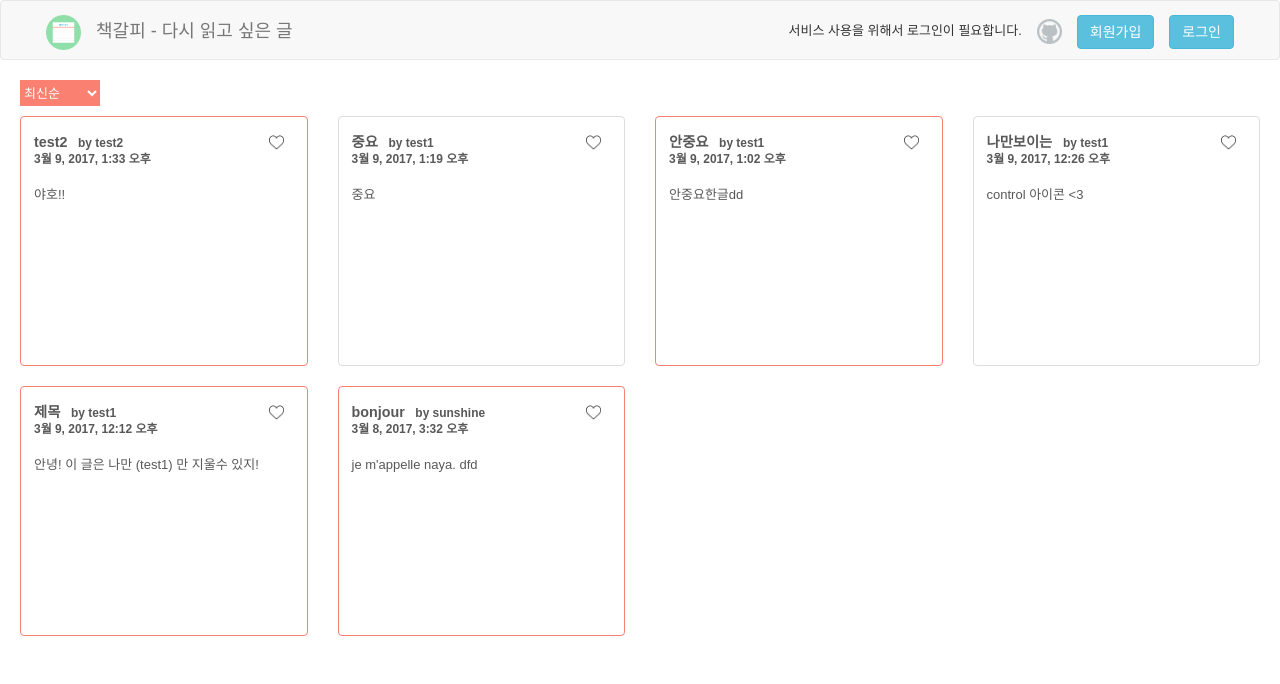
The app's page /, older data.
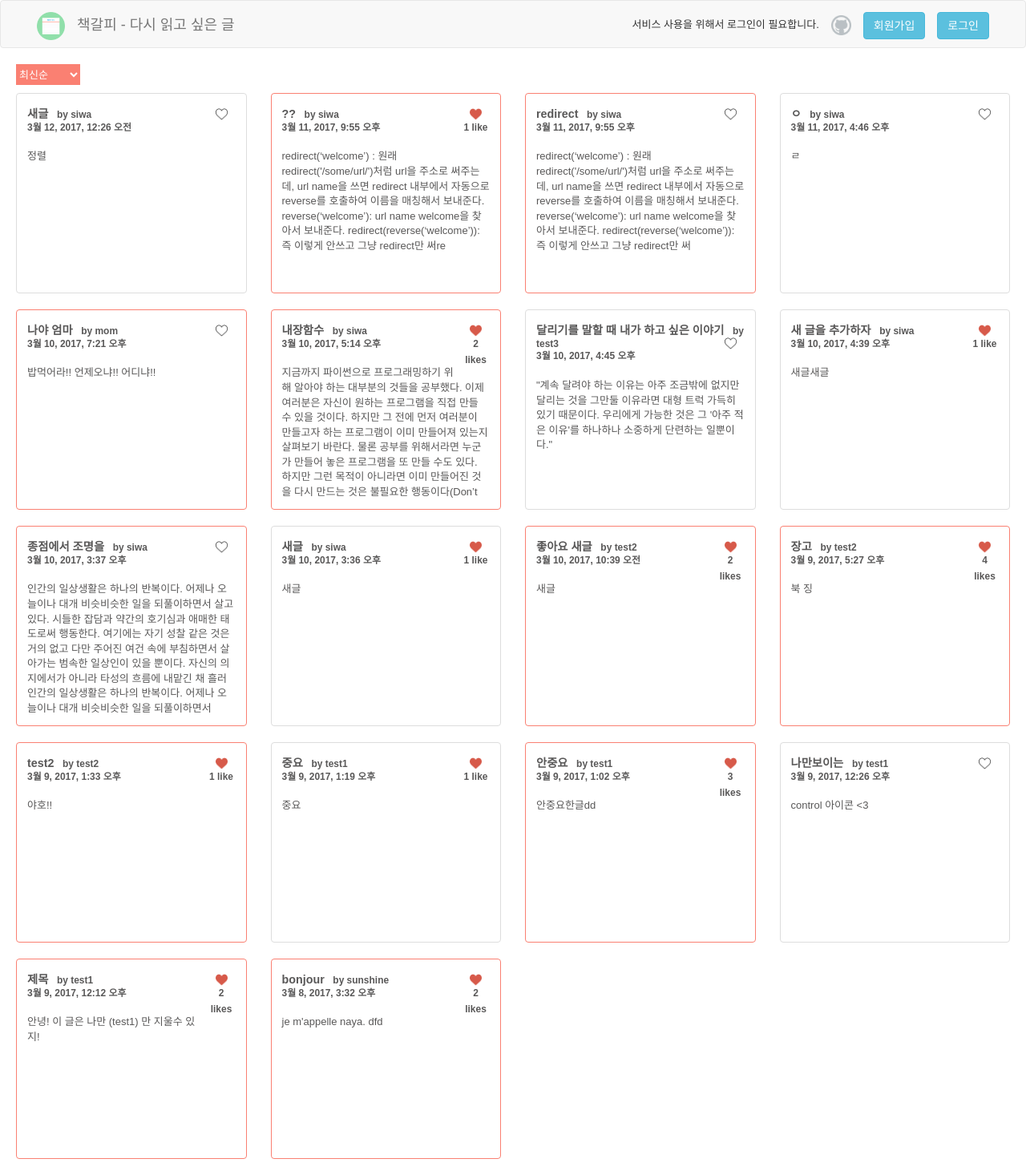
The same page, newer data.
### memo_app/models.py (models this page shows, shortened)
class Memos(models.Model):
    name_id = models.ForeignKey(User, on_delete = models.CASCADE)
    title = models.CharField(max_length = 50, db_column='제목')
    text = models.TextField(max_length = 230, db_column='내용', help_text='메모 내용은 230자 이내로 입력 가능합니다.')
    update_date = models.DateTimeField()
    priority = models.BooleanField(db_column='중요')
    likes = models.ManyToManyField(User, related_name='likes')
    @property
    def total_likes(self):
        return self.likes.count()

### memo_app/views.py (the view)
# urls.py: url(r'^$', views.index, name='index'),
def index(request):
    sort = request.GET.get('sort','')
    if sort == 'likes':
        memos = Memos.objects.annotate(like_count=Count('likes')).order_by('-like_count', '-update_date')
        return render(request, 'memo_app/index.html', {'memos' : memos})
    elif sort == 'mypost':
        user = request.user
        memos = Memos.objects.filter(name_id = user).order_by('-update_date') #복수를 가져올수 있음
        return render(request, 'memo_app/index.html', {'memos' : memos})
    else:
        memos = Memos.objects.order_by('-update_date')
        return render(request, 'memo_app/index.html', {'memos' : memos})

### memo_app/templates/memo_app/index.html (shortened to what this page needs)
{% extends 'memo_app/base.html' %}
{% block header %}
{% load staticfiles %}
  {% if user.is_authenticated %}
  <div class="new">
    <a href="{% url 'logout' %}">
      <button type="button" class="btn btn-info navbar-btn">로그아웃</button>
    </a>
  </div>
  <div class="new">
    <a href="{% url 'new_memo' %}">
      <button type="button" class="btn btn-info navbar-btn">새글</button>
    </a>
  </div>
  {% else %}
  <div class="new">
    <a href="{% url 'login' %}">
      <button type="button" class="btn btn-info navbar-btn">로그인</button>
    </a>
  </div>
  <div class="new">
    <a href="{% url 'join' %}">
      <button type="button" class="btn btn-info navbar-btn">회원가입</button>
    </a>
  </div>
  {% endif %}
  <div class="new">
    <a href="https://github.com/wayhome25" class="git_wrap">
      <img class="git" alt="logo" src="{% static 'image/github.png'%}">
    </a>
  </div>
  <div class="new">
  {% if user.is_authenticated %}
      <p class="guide"> <span id="user_name">{{ user.username }}</span> 님 반갑습니다!</p>
  {% else %}
      <p class="guide">서비스 사용을 위해서 로그인이 필요합니다.</p>
  {% endif %}
  </div>
{% endblock header %}
{% block container%}
  <div class="container">
    <select id="sort-select" onchange="location = this.value;">
     <option class="sort-date" value="/">최신순</option>
    </select>
    <div class="row">
      {% for memo in memos %}
      <div class="col-xs-6 col-sm-4 col-md-3">
        {% if memo.priority == True %}
        <div class="thumbnail priority">
          <div class="caption">
            <h2>{{memo.title}}
              <span class="like_button">
                {% if memo.total_likes == 0 %}
                <a class="like" id="{{ memo.id }}"><img id = "like-img{{ memo.id }}" src="{% static 'image/like_before.png' %}" alt="클릭시 좋아요"></a>
                {% elif memo.total_likes == 1%}
                <a class="like" id="{{ memo.id }}"><img id = "like-img{{ memo.id }}" src="{% static 'image/like_after.png' %}" alt="클릭시 좋아요 취소"></a>
                <span class= "like_count" id="count{{ memo.id }}">{{ memo.total_likes}} like</span>
                {% else %}
                <a class="like" id="{{ memo.id }}"><img id = "like-img{{ memo.id }}" src="{% static 'image/like_after.png' %}" alt="클릭시 좋아요 취소"></a>
                <span class= "like_count" id="count{{ memo.id }}">{{ memo.total_likes}} likes</span>
                {% endif %}
              </span>
              <span>&nbsp;&nbsp;by <span class= "writer_name">{{memo.name_id}}</span></span><br><span class="date">{{memo.update_date}}</span>
            </h2>
            <p>{{memo.text}}</p>
          </div>
        </div>
        {% else %}
        <div class="thumbnail">
          <div class="caption">
            <h2>{{memo.title}}
              <span class="like_button">
                {% if memo.total_likes == 0 %}
                <a class="like" id="{{ memo.id }}"><img id = "like-img{{ memo.id }}" src="{% static 'image/like_before.png' %}" alt="클릭시 좋아요"></a>
                {% elif memo.total_likes == 1%}
                <a class="like" id="{{ memo.id }}"><img id = "like-img{{ memo.id }}" src="{% static 'image/like_after.png' %}" alt="클릭시 좋아요 취소"></a>
                <span class= "like_count" id="count{{ memo.id }}">{{ memo.total_likes}} like</span>
                {% else %}
                <a class="like" id="{{ memo.id }}"><img id = "like-img{{ memo.id }}" src="{% static 'image/like_after.png' %}" alt="클릭시 좋아요 취소"></a>
                <span class= "like_count" id="count{{ memo.id }}">{{ memo.total_likes}} likes</span>
                {% endif %}
              </span>
              <span>&nbsp;&nbsp;by <span class = "writer_name">{{memo.name_id}}</span></span><br><span class="date">{{memo.update_date}}</span>
            </h2>
            <p>{{memo.text}}</p>
          </div>
        </div>
        {% endif %}
      </div>
      {% endfor %}
    </div>
  </div>
</body>
</html>
{% endblock container %}

Row changes from the older to the newer data that the page shows:
added Memos: title "새글", 중요 False (drawn), name_id "siwa", update_date "3월 12, 2017, 12:26 오전", text "정렬"
added Memos: title "??", 중요 True (drawn), total_likes "1", name_id "siwa", update_date "3월 11, 2017, 9:55 오후", text "redirect(‘welcome’) : 원래 redirect('/some/url/')처럼 url을 주소로 써주는데, url name을 쓰면 redirect 내부에서 자동으로 reverse를 호출하여 이름을 매칭해서 보내준다. reverse(‘welcome’): url name welcome을 찾아서 보내준다. redirect(reverse(‘welcome’)): 즉 이렇게 안쓰고 그냥 redirect만 써re"
added Memos: title "redirect", 중요 True (drawn), name_id "siwa", update_date "3월 11, 2017, 9:55 오후", text "redirect(‘welcome’) : 원래 redirect('/some/url/')처럼 url을 주소로 써주는데, url name을 쓰면 redirect 내부에서 자동으로 reverse를 호출하여 이름을 매칭해서 보내준다. reverse(‘welcome’): url name welcome을 찾아서 보내준다. redirect(reverse(‘welcome’)): 즉 이렇게 안쓰고 그냥 redirect만 써"
added Memos: title "ㅇ", 중요 False (drawn), name_id "siwa", update_date "3월 11, 2017, 4:46 오후", text "ㄹ"
added Memos: title "나야 엄마", 중요 True (drawn), name_id "mom", update_date "3월 10, 2017, 7:21 오후", text "밥먹어라!! 언제오냐!! 어디냐!!"
added Memos: title "내장함수", 중요 True (drawn), total_likes "2", name_id "siwa", update_date "3월 10, 2017, 5:14 오후", text "지금까지 파이썬으로 프로그래밍하기 위해 알아야 하는 대부분의 것들을 공부했다. 이제 여러분은 자신이 원하는 프로그램을 직접 만들 수 있을 것이다. 하지만 그 전에 먼저 여러분이 만들고자 하는 프로그램이 이미 만들어져 있는지 살펴보기 바란다. 물론 공부를 위해서라면 누군가 만들어 놓은 프로그램을 또 만들 수도 있다. 하지만 그런 목적이 아니라면 이미 만들어진 것을 다시 만드는 것은 불필요한 행동이다(Don’t"
added Memos: title "달리기를 말할 때 내가 하고 싶은 이야기", 중요 False (drawn), name_id "test3", update_date "3월 10, 2017, 4:45 오후", text "\"계속 달려야 하는 이유는 아주 조금밖에 없지만 달리는 것을 그만둘 이유라면 대형 트럭 가득히 있기 때문이다. 우리에게 가능한 것은 그 '아주 적은 이유'를 하나하나 소중하게 단련하는 일뿐이다.\""
added Memos: title "새 글을 추가하자", 중요 False (drawn), total_likes "1", name_id "siwa", update_date "3월 10, 2017, 4:39 오후", text "새글새글"
added Memos: title "종점에서 조명을", 중요 True (drawn), name_id "siwa", update_date "3월 10, 2017, 3:37 오후", text "인간의 일상생활은 하나의 반복이다. 어제나 오늘이나 대개 비슷비슷한 일을 되풀이하면서 살고 있다. 시들한 잡담과 약간의 호기심과 애매한 태도로써 행동한다. 여기에는 자기 성찰 같은 것은 거의 없고 다만 주어진 여건 속에 부침하면서 살아가는 범속한 일상인이 있을 뿐이다. 자신의 의지에서가 아니라 타성의 흐름에 내맡긴 채 흘러 인간의 일상생활은 하나의 반복이다. 어제나 오늘이나 대개 비슷비슷한 일을 되풀이하면서"
added Memos: title "새글", 중요 False (drawn), total_likes "1", name_id "siwa", update_date "3월 10, 2017, 3:36 오후", text "새글"
added Memos: title "좋아요 새글", 중요 True (drawn), total_likes "2", name_id "test2", update_date "3월 10, 2017, 10:39 오전", text "새글"
added Memos: title "장고", 중요 True (drawn), total_likes "4", name_id "test2", update_date "3월 9, 2017, 5:27 오후", text "북 징"
shown differently, row unchanged: Memos "야호!!": total_likes (not shown) → "1"
shown differently, row unchanged: Memos "중요": total_likes (not shown) → "1"
shown differently, row unchanged: Memos "안중요": total_likes (not shown) → "3"
shown differently, row unchanged: Memos "제목": total_likes (not shown) → "2"
shown differently, row unchanged: Memos "bonjour": total_likes (not shown) → "2"
